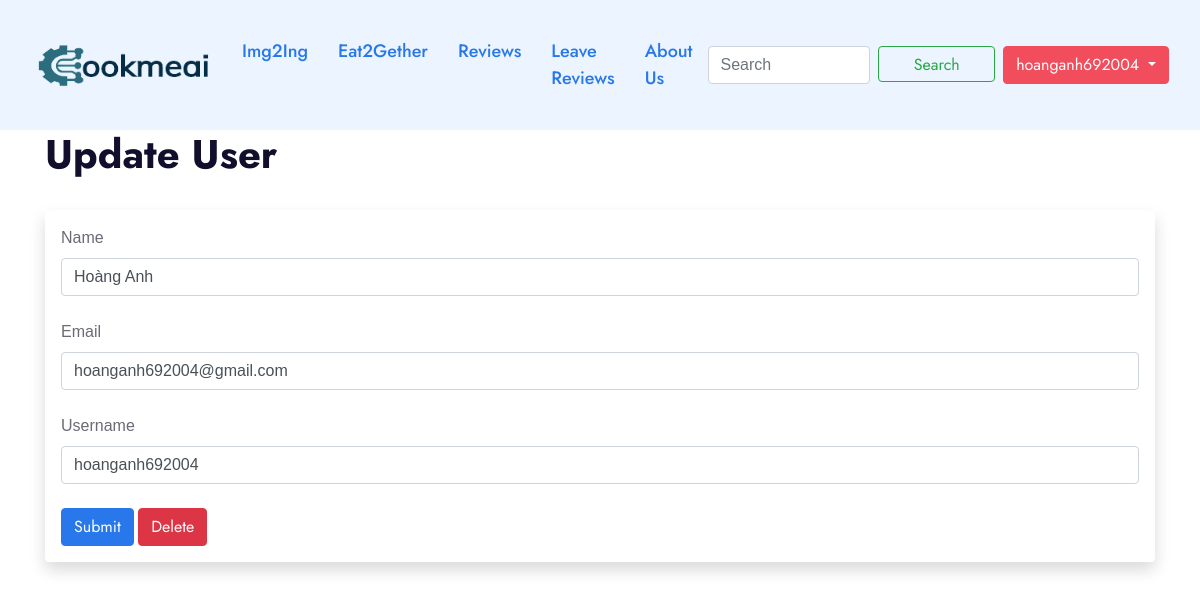
Screenshot of /update/2 (signed in) with the database file from the repository.
### app.py (models this page shows, shortened)
class Users(db.Model, UserMixin):
    id = db.Column(db.Integer, primary_key=True)
    username = db.Column(db.String(20), nullable=False, unique=True)
    name = db.Column(db.String(200), nullable=False)
    email = db.Column(db.String(120), nullable=False, unique=True)
    about_author = db.Column(db.Text(500), nullable=True)
    profile_pic = db.Column(db.String(), nullable=True)
    date_added = db.Column(db.DateTime, default=datetime.utcnow)
    password_hash = db.Column(db.String(128))
    posts = db.relationship('Posts', backref='poster')
    @property
    def password(self):
        raise AttributeError('password is not a readable attribute!')

### app.py (the view)
@app.route('/update/<int:id>', methods=['GET', 'POST'])
@login_required
def update(id):
    form = UserForm()
    name_to_update = Users.query.get_or_404(id)
    if request.method == 'POST':
        name_to_update.name = request.form['name']
        name_to_update.email = request.form['email']
        name_to_update.username = request.form['username']
        try:
            db.session.commit()
            flash("User Updated Successfully!")
            return render_template('update.html', form=form, name_to_update=name_to_update, id=id)
        except:
            db.session.commit()
            flash("Error! Looks like there was an problem,")
            return render_template('update.html', form=form, name_to_update=name_to_update, id=id)
    else:
        return render_template('update.html', form=form, name_to_update=name_to_update, id=id)

### forms.py
class UserForm(FlaskForm):
    name = StringField("Name", validators=[DataRequired()])
    username = StringField('Username', validators=[DataRequired()])
    email = StringField('Email', validators=[DataRequired()])
    about_author = TextAreaField('About Author')
    password_hash = PasswordField("Password", validators=[DataRequired(), EqualTo(
        'password_hash2', message="Passwords Must Match")])
    password_hash2 = PasswordField("Confirm Password", validators=[DataRequired()])
    profile_pic = FileField()
    submit = SubmitField('Submit')

class SearchForm(FlaskForm):
    searched = StringField('Searched', validators=[DataRequired()])
    submit = SubmitField()

### app.py (called while the page is built)
@login_manager.user_loader
def load_user(user_id):
    return Users.query.get(int(user_id))

@app.context_processor
def base():
    form = SearchForm()
    return dict(form=form)

### templates/update.html (shortened to what this page needs)
{% extends 'base.html' %}
{% block content %}
{% if id == current_user.id %}
    <h1>Update User</h1>
    <br>
    <div class="shadow p-3 mb-5 bg-body rounded">
        <form action="/update/{{ name_to_update.id }}" method="POST">
            {{ form.name.label(class = 'form-label') }}
            {{ form.name(class='form-control', value=name_to_update.name) }}
            <br>
            {{ form.email.label(class = 'form-label') }}
            {{ form.email(class='form-control', value=name_to_update.email) }}
            <br>
            {{ form.username.label(class = 'form-label') }}
            {{ form.username(class='form-control', value=name_to_update.username) }}
            <br>
            {{ form.submit(class='btn btn-primary') }}
            <a href="{{ url_for('delete', id=id) }}" class="btn btn-danger">Delete</a>
        </form>
    </div>
{% endif %}
{% endblock %}

### templates/navbar.html (shortened to what this page needs)
<nav class="navbar navbar-expand-lg navbar-light bg-light">
    <div class="container-fluid">
        <a class="navbar-brand" href="{{ url_for('index') }}"><img src="{{ url_for('static', filename='images/logo/cookmeai.png') }}" style="width: 180px"></a>
        <div class="collapse navbar-collapse" id="navbarSupportedContent">
            <ul class="navbar-nav me-auto mb-2 mb-lg-0">
                <li class="nav-item">
                    <a class="nav-link active" aria-current="page" href="{{ url_for('img2ing') }}">Img2Ing</a>
                </li>
                <li class="nav-item">
                    <a class="nav-link active" aria-current="page" href="{{ url_for('eat2gether') }}">Eat2Gether</a>
                </li>
                <li class="nav-item">
                    <a class="nav-link active" aria-current="page" href="{{ url_for('posts') }}">Reviews</a>
                </li>
                <li class="nav-item">
                    <a class="nav-link active" aria-current="page" href="{{ url_for('add_post') }}">Leave Reviews</a>
                </li>
                <li class="nav-item">
                    <a class="nav-link active" aria-current="page" href="{{ url_for('aboutus') }}">About Us</a>
                </li>
            </ul>
            <form class="d-flex" method="POST" action="{{ url_for('search') }}">
                <input class="form-control me-2" type="search" placeholder="Search" aria-label="Search" name="searched">
                <button class="btn btn-outline-success" type="submit" style="height:36px;width:200px">Search</button>
            </form>
            <div class="dropdown">
                {% if current_user.is_authenticated %}
                <button class="btn btn-secondary dropdown-toggle" type="button" id="dropdownMenuButton1"
                    data-bs-toggle="dropdown" aria-expanded="false" style="margin-left:8px">
                    {{ current_user.username }}
                </button>
                {% endif %}
            </div>
        </div>
    </div>
</nav>

### rows the page displays
Users: username "hoanganh692004", name "Hoàng Anh", email "hoanganh692004@gmail.com"
